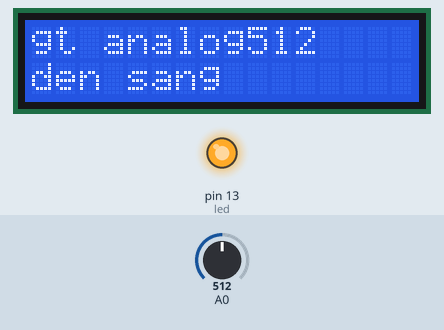
This sketch was run on a simulated Arduino Uno, built with avr-gcc and run on an emulated ATmega328P. On the bench: 16×2 character LCD, output pins drawn as LEDs (lit = HIGH). The test bench sets the inputs (shaded band); at power-on: A0 = 512.

Above: at 2.2 s.
2.3 s: A0 set to 490
At 3.4 s:
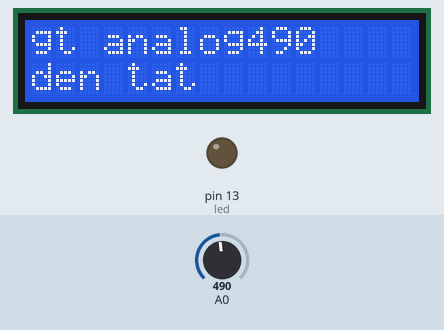
6.4 s: A0 set to 510
At 7.8 s:
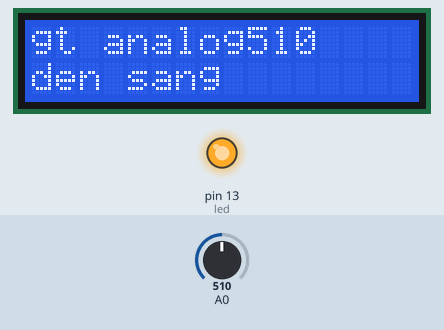
9.7 s: A0 set to 306
At 11.1 s:
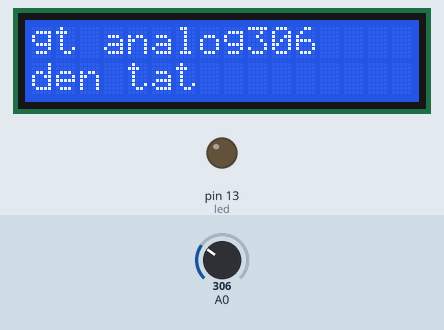
Timing chart, 0 to 12.7 s (numbered marks = the images above; inputs shaded):
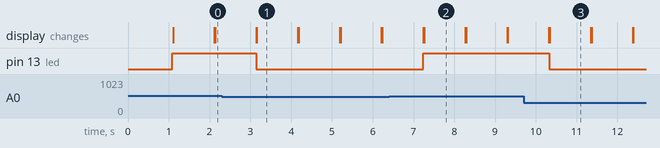

Measured:
- the behaviour switches between 501 and 500 on A0 (found by bisection; images 0 and 1)
- after the input at 2.3 s, pin 13 (led): HIGH → LOW after 0.84 s; the display: first differs from a run without the input after 0.86 s (image 1)
- after the input at 6.4 s, pin 13 (led): LOW → HIGH after 0.84 s; the display: first differs from a run without the input after 0.86 s (image 2)
- after the input at 9.7 s, pin 13 (led): HIGH → LOW after 0.62 s; the display: first differs from a run without the input after 0.64 s (image 3)
- what the display in image 1 shows lasts 1.0 s, from 3.2 s to 4.2 s

The sketch:

Cambienanhsang.ino
```cpp
#include<Wire.h>
#include<LiquidCrystal_I2C.h>
LiquidCrystal_I2C lcd(0x27,16,2);
int led = 13;

void setup() {
  lcd.init();
  lcd.backlight();
  pinMode(led,OUTPUT);
  lcd.setCursor(0,0);
  lcd.print("duylong");
  lcd.setCursor(0,1);
  lcd.print("cam bien A/S");
  delay(1000);
  lcd.clear();

}

void loop() {
  int giatri_analog = analogRead(A0);
  if(giatri_analog > 500){
    lcd.clear();
    digitalWrite(led,HIGH);
    lcd.setCursor(0,0);
    lcd.print("gt analog");
    lcd.print(giatri_analog);
    lcd.setCursor(0,1);
    lcd.print("den sang");
  }
  else {
    lcd.clear();
    digitalWrite(led,LOW);
    lcd.setCursor(0,0);
    lcd.print("gt analog");
    lcd.print(giatri_analog);
    lcd.setCursor(0,1);
    lcd.print("den tat");
  }
  delay(1000);
  lcd.clear();
}
```
